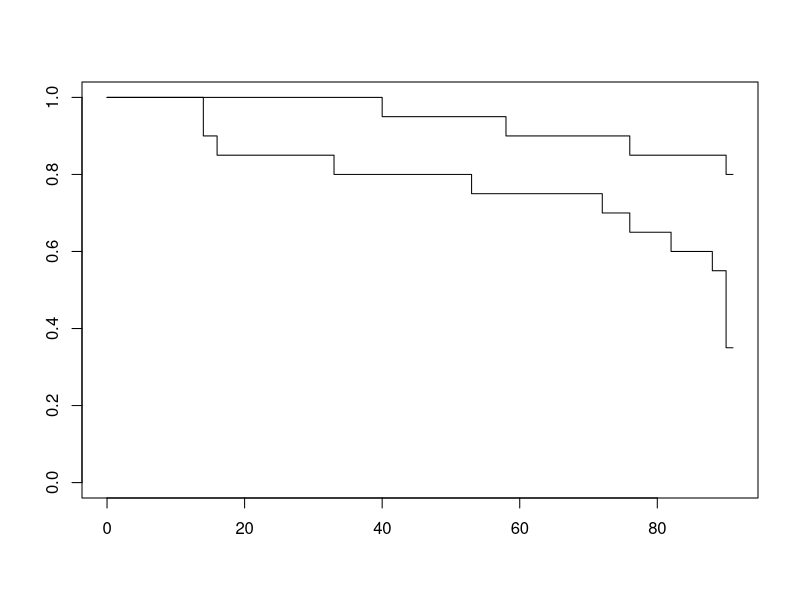

Write the R code that produced this figure. (Note: this script raises an error after producing the figure.)
## ---- chunk 1
library(tidyverse)
library(here)
library(survival)
library(survminer)
## ---- chunk 2
raw_quagga <- read.csv(here("data", "Davis_quagga_mussels.csv"))
## ---- chunk 3
quagga_tibble <- as_tibble(raw_quagga)

print(quagga_tibble)
## ---- chunk 4
quagga_sfit <- survfit(Surv(day, status) ~ treatment, data = quagga_tibble)

plot(quagga_sfit)
## ---- chunk 5
summary(quagga_sfit)$table

summary(quagga_sfit)
## ---- chunk 6
ggsurvplot(quagga_sfit)
## ---- chunk 7
ggsurvplot(quagga_sfit, conf.int = TRUE, pval = TRUE, 
           risk.table = TRUE, 
           legend.labs = c("9 ppm", "12 ppm"), legend.title = "Treatment",  
           palette = c("mediumorchid", "forestgreen"), 
           title = "Kaplan-Meier Curve for Quagga Mussel Survival", 
           risk.table.height = .15)
